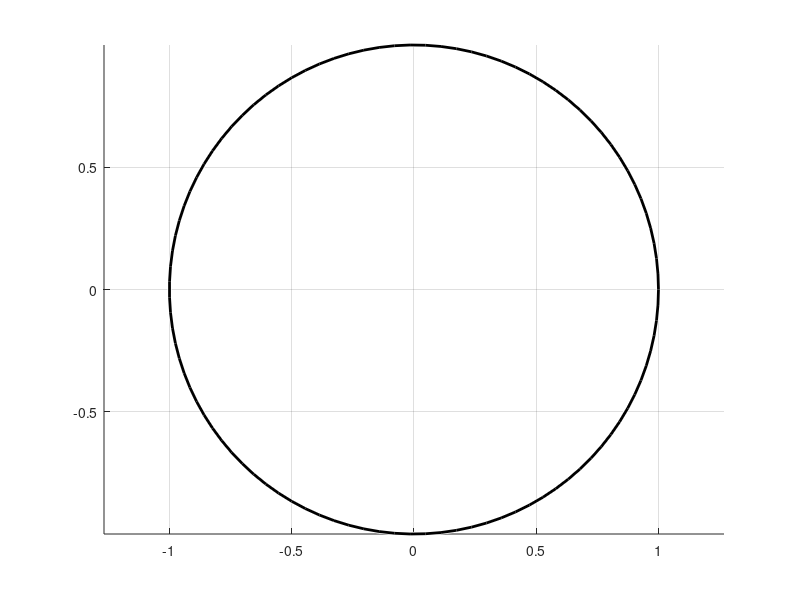

This chart was generated by the following MATLAB code: (Note: this script raises an error after producing the figure.)
tic
clc, close all, clear all
%% GENERATING THE WORKSPACE (WILL TAKE AROUND 26 SECONDS TO RUN)

%Defining the link lengths of SCM
l1=0.52; l2=0.48;

%Plotting the general workspace of SCM i.e, a circle with following
%dimensions. Here, we assume there are no cables.
r=1;
origin=[0,0];
viscircles(origin,r,'Color',"black"); 
axis equal
grid on
hold on

%Setting the link2cable attachment ratio
%The position on the link where the cable will be attached
%The cable will be attached at 2/3rd the length of the link
p=0.66;

%%IMPORTANT%%
%It will take time to generate the workspace when you run the FOR loop.
%Do not think that MATLAB stopped working.

for x=-2:0.02:2
    for y=-2:0.02:2
        if x^2 + y^2 > r^2
            continue
        end
        check = [x,y];
        %Calculating the joint angles
        [q11,q12,q21,q22]=calcIKangles(x,y,l1,l2);
        %Calculating the structure matrix
        [A]=strucutrematrix(q12,q22,l1,l2);
        A(isnan(A))=0;
        rankA = rank(A);
        if rankA~=2;
            continue 
        end
        
        %Checking for null
        nullofA = null(A);
        if all(nullofA(:,1)>0) || all(nullofA(:,2)<0) || all(nullofA(:,2)>0) || all(nullofA(:,1)<0)
            valid=true;
        else
            valid=false; 
        end 
        if valid
            plot(check(1),check(2),'.m')
            disp('COMPUTING WORKSPACE')
        else
            disp('COMPUTIING WORKSPACE')
        end
            
          
       
        
            
    end    
end 
 

disp('STATUS: COMPLETED')

%% INTIAL CONFIGURATION


%Define link lengths
l1=0.52; l2=0.48;

%Define attachment of Link1 at origin
origin=[0,0];

%Provide the coordinates for the end-effector position at initial config
%That will almost result in straight-like configuration
%Make sure to input (x,y) that exists in the workspace
%If you want to know what points exists in workspace, generate the 
%'workspace' plot from the FOR loop above and choose your points
x=0.22; y=-0.88;

%Throught inverse kinematics, calculate the joint configuration.
%The i below, denotes initial. The initial configuration will serve as
%baseline for measuring the change in cable length and change in angle.
[q11_i,~,q21_i,~]=calcIKangles(x,y,l1,l2);

%Defining the coordinates of end of Link1
%End of Link1 will be starting for Link2
x2=l1*cosd(q11_i);
y2=l1*sind(q11_i);
%link1end=[x2,y2];

%Defining the coordinates of end of Link2
x3=l1*cosd(q11_i)+l2*cosd(q11_i+q21_i);
y3=l1*sind(q11_i)+l2*sind(q11_i+q21_i);
%link2end=[x3,y3];
axis square
%Plotting Link1 and Link2
hold on
grid on
plot([0 x2],[0 y2],'g','linewidth',4)
plot([x2 x3],[y2 y3],'g','linewidth',4)
plot(x2,y2,'.k','MarkerSize',20)
plot(origin(1),origin(2),'.k','MarkerSize',20)
plot(x3,y3,'.k','MarkerSize',20)

%Plotting the cables attached to Link1 and Link2
%The cables are attached to 2/3 length of Link1 and Link2
%The cable attachment to links divide the links in a ratio of 2:1
x4=(2*x2)/3;
y4=(2*y2)/3;
link1cable_i=[x4,y4]; %Cable1 from motor position (0.5,0) attached here
M1=[0.5,0]; %Motor Position 1

M3=[-0.5,0];%Motor Position 3
plot([x4 M1(1)],[y4 M1(2)],'k')%Cable1
plot([x4 M3(1)],[y4 M3(2)],'k')%Cable3

x5=((2*x3)+x2)/3;
y5=((2*y3)+y2)/3;
link2cable_i=[x5,y5]; %Cable2 and 3 from motor position (1,0) and (-1,0) attached here

M4=[-1,0];%Motor Position 4
M2=[1,0]; %Motor Position 2
plot([x5 M2(1)],[y5 M2(2)],'k')%Cable2
plot([x5 M4(1)],[y5 M4(2)],'k')%Cable4
title('2 JOINT-2 REDUNDANCY SYSTEM WORKSPACE') 
xlabel('X-axis');ylabel('Y-axis');

toc           
















        
function [q11,q12,q21,q22]=calcIKangles(x,y,l1,l2)
r = (x^2 + y^2);
D = (r - l1^2 - l2^2)/(2*l1*l2);

q21= rad2deg(atan2(real(sqrt(1-D^2)),D));
q22= rad2deg(atan2(real(-sqrt(1-D^2)),D));
q11=rad2deg(atan2(y,x)-atan2(l2*sind(q21),l1+l2*cosd(q21)));
q12=rad2deg(atan2(y,x)-atan2(l2*sind(q22),l1+l2*cosd(q22)));

end 
function [A]=strucutrematrix(q11,q21,l1,l2)

r1=[l1*cosd(q11) l1*sind(q11)]; %position vector for link 1
r2=[l1*cosd(q11)+(l2*cosd(q11+q21)) l1*sind(q11)+(l2*sind(q11+q21))];%position vector for link 2 
r3=[l1*cosd(q11)+(l2*cosd(q11+q21)) l1*sind(q11)+(l2*sind(q11+q21))];%position vector for link 3
r4=[l1*cosd(q11) l1*sind(q11)];%position vector for cable link 4

OM1=[0.5 0]; %vector array for motor1
OM2=[1 0];   %vector array for motor2
OM3=[-1 0];  %vector array for motor3
OM4=[-0.5 0]; %vector array for motor4


l1_cap = (OM1-r1)/(sqrt(sum((OM1-r1).^2))); %unit vector for cable 1
l2_cap = (OM2-r2)/(sqrt(sum((OM2-r2).^2))); %unit vector for cable 2
l3_cap = (OM3-r3)/(sqrt(sum((OM3-r3).^2))); %unit vector for cable 3
l4_cap=(OM4-r4)/(sqrt(sum((OM4-r4).^2))); %unit vector for cable 4

pd_r1q1 = [-l1*sind(q11)  l1*cosd(q11)]; %partial derivate of r1/q1
pd_r2q1 = [(-l1*sind(q11)-l2*sind(q11+q21)) (l1*cosd(q11)+l2*cosd(q11+q21))];%partial derivate of r2/q1
pd_r3q1 = [(-l1*sind(q11)-l2*sind(q11+q21)) (l1*cosd(q11)+l2*cosd(q11+q21))];%partial derivate of r3/q1
pd_r4q1 = [-l1*sind(q11)  l1*cosd(q11)];%partial derivate of r4/q1 

pd_r1q2 = [0 0]; %partial derivate of r1/q2
pd_r2q2 = [-l2*sind(q11+q21) l2*cosd(q11+q21)];%partial derivate of r2/q2
pd_r3q2 = [-l2*sind(q11+q21) l2*cosd(q11+q21)]; %partial derivate of r3/q2
pd_r4q2 = [0 0]; %partial derivate of r4/q2

A = [dot(l1_cap,pd_r1q1) dot(l2_cap,pd_r2q1) dot(l3_cap,pd_r3q1) dot(l4_cap,pd_r4q1)
    dot(l1_cap,pd_r1q2) dot(l2_cap,pd_r2q2) dot(l3_cap,pd_r3q2) dot(l4_cap,pd_r4q2)]; %Structure matrix A
end 

      
